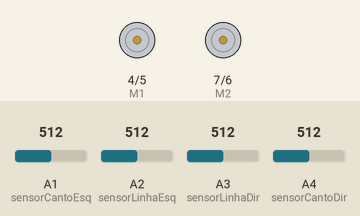
Bench run of a sketch on a simulated Arduino Uno, built with avr-gcc and run on an emulated ATmega328P. On the bench: direction and speed pins drawn as motors (green arrow = direction pin HIGH = forward, orange = LOW = backward, longer = more drive). Inputs (shaded band) come from the test bench; at power-on: A2 (sensorLinhaEsq) = 512, A3 (sensorLinhaDir) = 512, A1 (sensorCantoEsq) = 512, A4 (sensorCantoDir) = 512.

Above: at 1.2 s.
1.3 s: A2 (sensorLinhaEsq) set to 686
2.8 s: A2 (sensorLinhaEsq) set to 708
At 3.8 s:
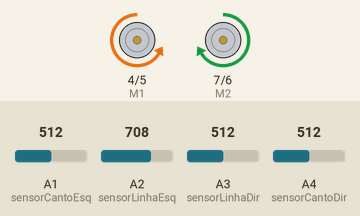
4.3 s: A3 (sensorLinhaDir) set to 686
5.8 s: A3 (sensorLinhaDir) set to 709
At 6.1 s:
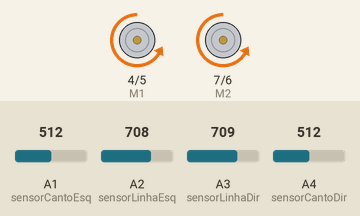
7.3 s: A2 (sensorLinhaEsq) set to 306
At 8.4 s:
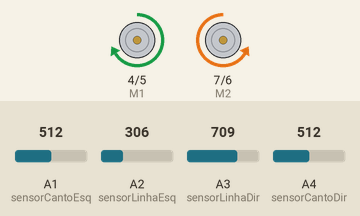
8.8 s: A2 (sensorLinhaEsq) set to 716
At 9.6 s:
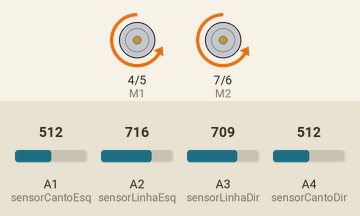
Timing chart, 0 to 11.3 s (numbered marks = the images above; inputs shaded):
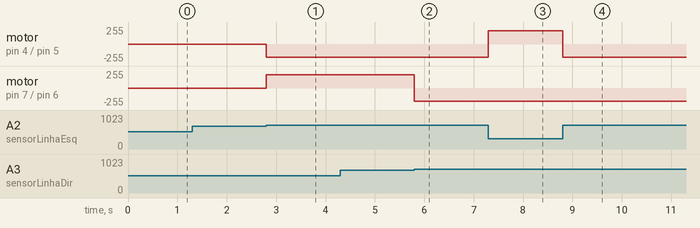

The sketch:

RoboSeguidorDeLinha_com4Sensores.ino
```cpp
/************************************\
|   Código Elaborado por RoboCore    |
| Sinta-se livre para usar ou editar |
|    SEMPRE cite a fonte do código   |
|          www.RoboCore.net          |
\************************************/

//quanto menor o valor, mais luz infravermelha chega ao sensor, portanto está no branco
//quanto maior o valor, menos luz infraverm. chega ao sensor, portanto está no preto

int sensorLinhaDir = A3;
int sensorLinhaEsq = A2;
int sensorCantoEsq = A1;
int sensorCantoDir = A4;

int ValorCorte = 700;

//Standard PWM DC control
int E1 = 5;     //M1 Speed Control
int E2 = 6;     //M2 Speed Control
int M1 = 4;    //M1 Direction Control //motores da direita
int M2 = 7;    //M1 Direction Control //motores da esquerda

const int velocidade = 200;

int valorLinhaEsq, valorLinhaDir, valorCantoEsq, valorCantoDir = 0;  // variable to store the value coming from the sensor


void setup() {

    pinMode(4, OUTPUT);
    pinMode(5, OUTPUT);
    pinMode(6, OUTPUT);
    pinMode(7, OUTPUT);

}

void loop() {

  valorLinhaEsq = analogRead(sensorLinhaEsq);
  valorLinhaDir = analogRead(sensorLinhaDir);
  valorCantoEsq = analogRead(sensorCantoEsq);
  valorCantoDir = analogRead(sensorCantoDir);

  if((valorLinhaEsq > ValorCorte)&&(valorLinhaDir > ValorCorte)){
    analogWrite (E1,velocidade);  //VELOCIDADE
    analogWrite (E2,velocidade);  //VELOCIDADE
    digitalWrite(M1,LOW);  //SENTIDO DE ROTACAO
    digitalWrite(M2,LOW);  //SENTIDO DE ROTACAO
  }

if((valorLinhaEsq < ValorCorte)&&(valorLinhaDir > ValorCorte)){
    analogWrite (E1,velocidade);  //CURVA PARA DIREITA
    analogWrite (E2,velocidade);
    digitalWrite(M1,HIGH);
    digitalWrite(M2,LOW);
  }
  if((valorLinhaEsq > ValorCorte)&&(valorLinhaDir < ValorCorte)){
    analogWrite (E1,velocidade);   // CURVA PARA ESQUERDA
    analogWrite (E2,velocidade);
    digitalWrite(M1,LOW);
    digitalWrite(M2,HIGH);
  }

  if((valorLinhaEsq > ValorCorte)&&(valorLinhaDir > ValorCorte)
                      &&(valorCantoEsq > ValorCorte)&&(valorCantoDir > ValorCorte)){
    digitalWrite(M1,LOW); //SENTIDO DE ROTACAO
    digitalWrite(M2,HIGH); //SENTIDO DE ROTACAO
    analogWrite (E1,velocidade);  //VELOCIDADE
    analogWrite (E2,velocidade);  //VELOCIDADE
    delay(500);
 }


}
```

Measured:
- the behaviour switches between 700 and 701 on A2 (sensorLinhaEsq) (found by bisection; images 0 and 1)
- the behaviour switches between 700 and 701 on A3 (sensorLinhaDir) (found by bisection; images 1 and 2)
- after the input at 1.3 s, every drawn part: stays the same
- after the input at 2.8 s, motor on pin 4 (M1) / pin 5 (E1): stopped → backward 200/255 at once; motor on pin 7 (M2) / pin 6 (E2): stopped → forward 200/255 at once
- after the input at 4.3 s, every drawn part: stays the same
- after the input at 5.8 s, motor on pin 7 (M2) / pin 6 (E2): forward 200/255 → backward 200/255 at once
- after the input at 7.3 s, motor on pin 4 (M1) / pin 5 (E1): backward 200/255 → forward 200/255 at once
- after the input at 8.8 s, motor on pin 4 (M1) / pin 5 (E1): forward 200/255 → backward 200/255 at once
